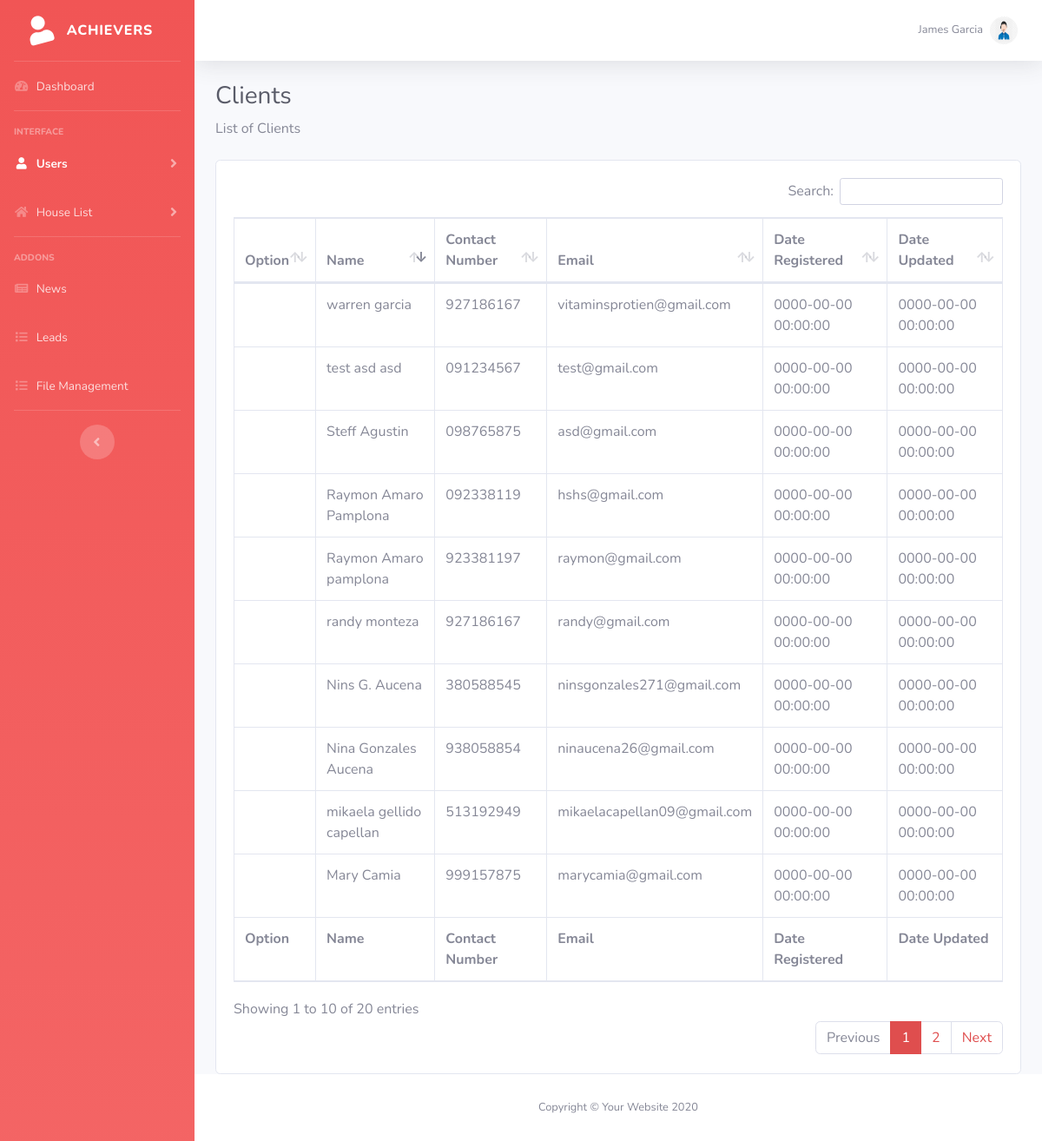
The app's page /admin/users (signed in) with its own data.
### tables this page shows
CREATE TABLE `users` (
  `user_id` int(10) NOT NULL,
  `fname` longtext NOT NULL,
  `mname` longtext NOT NULL,
  `lname` longtext NOT NULL,
  `contact_number` longtext NOT NULL,
  `email` longtext NOT NULL,
  `gender` longtext NOT NULL,
  `birthdate` longtext NOT NULL,
  `address` longtext NOT NULL,
  `password` longtext NOT NULL,
  `googleauth` longtext NOT NULL,
  `date_added` datetime NOT NULL,
  `date_updated` datetime NOT NULL
);

### application/controllers/Admin.php (called while the page is built, shortened)
<?php
class Admin extends CI_Controller {
	public function __construct(){
		$this->load->model('file');
	}
	public function users()
	{
		$data = array(
				'title'	=> 'Admin | '.myadmintitle(),
				'page'	=> 'users',
				'subd'	=> get_userslisst(),
		);
		$this->load->view('admin/global/header',$data);
		$this->load->view('admin/global/nav',$data);
		$this->load->view('admin/users',$data);
		$this->load->view('admin/global/footer',$data);
	}
}

### index.php (called while the page is built, shortened)
<?php
require_once BASEPATH.'core/CodeIgniter.php';

### application/helpers/admin_helper.php (called while the page is built, shortened)
<?php
if(!function_exists('mysession_admin')){
	function mysession_admin(){
		$CI =& get_instance();
		return $CI->session->userdata('admin');
	}
}
if(!function_exists('get_admin_data_field')){
	function get_admin_data_field($field){
		$CI =& get_instance();
		$CI->db->select('*');
		$CI->db->from('admin');
		$CI->db->where(array('admin_id'=>mysession_admin()));
		$query = $CI->db->get()->result_array();
		$query = current($query);
		return $query[$field];
	}
}
if(!function_exists('get_userslisst')){
	function get_userslisst(){
		$CI =& get_instance();
		$CI->db->select('*');
		$CI->db->from('users');
		return $query = $CI->db->get()->result_array();
	}
}

### application/views/admin/users.php (the view, shortened to what this page needs)
<div class="container-fluid">
          <h1 class="h3 mb-2 text-gray-800">Clients</h1>
          <p class="mb-4">List of Clients</p>
            <div class="card">
            	<div class="card-body">
            		<div class="table-responsive">
                  <table class="table table-bordered" id="table_id" width="100%" cellspacing="0">
                    <thead>
                      <tr>
                        <th>Option</th>
                        <th>Name</th>
                        <th>Contact Number</th>
                        <th>Email</th>
                        <th>Date Registered</th>
                        <th>Date Updated</th>
                      </tr>
                    </thead>
                    <tfoot>
                      <tr>
                        <th>Option</th>
                        <th>Name</th>
                        <th>Contact Number</th>
                        <th>Email</th>
                        <th>Date Registered</th>
                        <th>Date Updated</th>
                      </tr>
                    </tfoot>
                    <tbody>
                      <?php
                      foreach($subd as $key => $value){
                      ?>
                      <tr>
                        <td>
                        </td>
                        <td><?php echo (($value['fname'] != '')? $value['fname'].' ' : '').(($value['mname'] != '')? $value['mname'].' ' : '').(($value['lname'] != '')? $value['lname'].' ' : ''); ?></td>
                        <td><?php echo $value['contact_number'] ?></td>
                        <td><?php echo $value['email'] ?></td>
                        <td><?php echo $value['date_added'] ?></td>
                        <td><?php echo $value['date_updated'] ?></td>
                      </tr>
                      <?php
                  	}
                      ?>
                  </tbody>
              </table>
            </div>
          </div>
        </div>
</div>

### application/views/admin/global/nav.php (shortened to what this page needs)
<body id="page-top">
  <div id="wrapper">
    <ul class="navbar-nav bg-gradient-primary sidebar sidebar-dark accordion" id="accordionSidebar">
      <a class="sidebar-brand d-flex align-items-center justify-content-center" href="<?=base_url()?>admin">
        <div class="sidebar-brand-icon rotate-n-15">
          <i class="fas fa-user"></i>
        </div>
        <div class="sidebar-brand-text mx-3">Achievers </div>
      </a>
      <hr class="sidebar-divider my-0">
      <li class="nav-item <?=($page =='dashboard')?'active':''?>">
        <a class="nav-link" href="<?=base_url()?>admin">
          <i class="fas fa-fw fa-tachometer-alt"></i>
          <span>Dashboard</span></a>
      </li>
      <hr class="sidebar-divider">
      <div class="sidebar-heading">
        Interface
      </div>
      <li class="nav-item <?=($page == 'users' || $page == 'agents')?'active':'';?>">
        <a class="nav-link collapsed" href="#" data-toggle="collapse" data-target="#collapseTwo" aria-expanded="true" aria-controls="collapseTwo">
          <i class="fas fa-fw fa-user"></i>
          <span>Users</span>
        </a>
      </li>
      <li class="nav-item <?=($page=='addhouse' || $page == 'houselist' || $page=='subdivision' || $page=='sellhouse')?'active':'';?>">
        <a class="nav-link collapsed" href="#" data-toggle="collapse" data-target="#collapseUtilities" aria-expanded="true" aria-controls="collapseUtilities">
          <i class="fas fa-fw fa-home"></i>
          <span>House List</span>
        </a>
      </li>
      <hr class="sidebar-divider">
      <div class="sidebar-heading">
        Addons
      </div>
      <li class="nav-item <?=($page =='news')?'active':''?>">
        <a class="nav-link" href="<?=base_url()?>admin/news">
          <i class="fas fa-fw fa-newspaper"></i>
          <span>News</span></a>
      </li>
      <li class="nav-item <?=($page =='leads')?'active':''?>">
        <a class="nav-link" href="<?=base_url()?>admin/leads">
          <i class="fas fa-fw fa-list"></i>
          <span>Leads</span></a>
      </li>
      <li class="nav-item <?=($page =='file_management')?'active':''?>">
        <a class="nav-link" href="<?=base_url()?>admin/file_management">
          <i class="fas fa-fw fa-list"></i>
          <span>File Management</span></a>
      </li>
      <hr class="sidebar-divider d-none d-md-block">
      <div class="text-center d-none d-md-inline">
        <button class="rounded-circle border-0" id="sidebarToggle"></button>
      </div>
    </ul>
    <div id="content-wrapper" class="d-flex flex-column">
      <div id="content">
        <nav class="navbar navbar-expand navbar-light bg-white topbar mb-4 static-top shadow">
          <ul class="navbar-nav ml-auto">
            <li class="nav-item dropdown no-arrow">
              <a class="nav-link dropdown-toggle" href="#" id="userDropdown" role="button" data-toggle="dropdown" aria-haspopup="true" aria-expanded="false">
                <span class="mr-2 d-none d-lg-inline text-gray-600 small"><?=get_admin_data_field('fname')?> <?=get_admin_data_field('mname')?> <?=get_admin_data_field('lname')?> </span>
                <img class="img-profile rounded-circle" src="<?=base_url()?>assets/image/agent.png">
              </a>
            </li>
          </ul>
        </nav>

### records on screen
users: fname "randy", lname "monteza", contact_number "927186167", email "randy@gmail.com", date_added "0000-00-00 00:00:00", date_updated "0000-00-00 00:00:00"
users: fname "warren", lname "garcia", contact_number "927186167", email "vitaminsprotien@gmail.com", date_added "0000-00-00 00:00:00", date_updated "0000-00-00 00:00:00"
users: fname "mikaela", mname "gellido", lname "capellan", contact_number "513192949", email "mikaelacapellan09@gmail.com", date_added "0000-00-00 00:00:00", date_updated "0000-00-00 00:00:00"
users: fname "Steff", lname "Agustin", contact_number "098765875", email "asd@gmail.com", date_added "0000-00-00 00:00:00", date_updated "0000-00-00 00:00:00"
users: fname "Nina", mname "Gonzales", lname "Aucena", contact_number "938058854", email "ninaucena26@gmail.com", date_added "0000-00-00 00:00:00", date_updated "0000-00-00 00:00:00"
users: fname "Raymon", mname "Amaro", lname "Pamplona", contact_number "092338119", email "hshs@gmail.com", date_added "0000-00-00 00:00:00", date_updated "0000-00-00 00:00:00"
users: fname "Raymon", mname "Amaro", lname "pamplona", contact_number "923381197", email "raymon@gmail.com", date_added "0000-00-00 00:00:00", date_updated "0000-00-00 00:00:00"
users: fname "test", mname "asd", lname "asd", contact_number "091234567", email "test@gmail.com", date_added "0000-00-00 00:00:00", date_updated "0000-00-00 00:00:00"
users: fname "Mary", lname "Camia", contact_number "999157875", email "marycamia@gmail.com", date_added "0000-00-00 00:00:00", date_updated "0000-00-00 00:00:00"
users: fname "Nins", mname "G.", lname "Aucena", contact_number "380588545", email "ninsgonzales271@gmail.com", date_added "0000-00-00 00:00:00", date_updated "0000-00-00 00:00:00"

### other values on screen
get_admin_data_field('fname') "James"
get_admin_data_field('lname') "Garcia"
